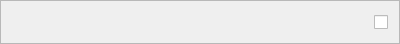
<?xml version="1.0" encoding="UTF-8"?>
<ui version="4.0">
 <class>projectFrame</class>
 <widget class="QFrame" name="projectFrame">
  <property name="geometry">
   <rect>
    <x>0</x>
    <y>0</y>
    <width>400</width>
    <height>44</height>
   </rect>
  </property>
  <property name="windowTitle">
   <string>Frame</string>
  </property>
  <property name="frameShape">
   <enum>QFrame::StyledPanel</enum>
  </property>
  <property name="frameShadow">
   <enum>QFrame::Raised</enum>
  </property>
  <layout class="QHBoxLayout" name="horizontalLayout">
   <item>
    <widget class="QLabel" name="label">
     <property name="text">
      <string/>
     </property>
     <property name="wordWrap">
      <bool>true</bool>
     </property>
    </widget>
   </item>
   <item>
    <widget class="QCheckBox" name="checkBox">
     <property name="maximumSize">
      <size>
       <width>16</width>
       <height>16</height>
      </size>
     </property>
     <property name="layoutDirection">
      <enum>Qt::RightToLeft</enum>
     </property>
     <property name="text">
      <string/>
     </property>
    </widget>
   </item>
  </layout>
 </widget>
 <resources/>
 <connections/>
</ui>
